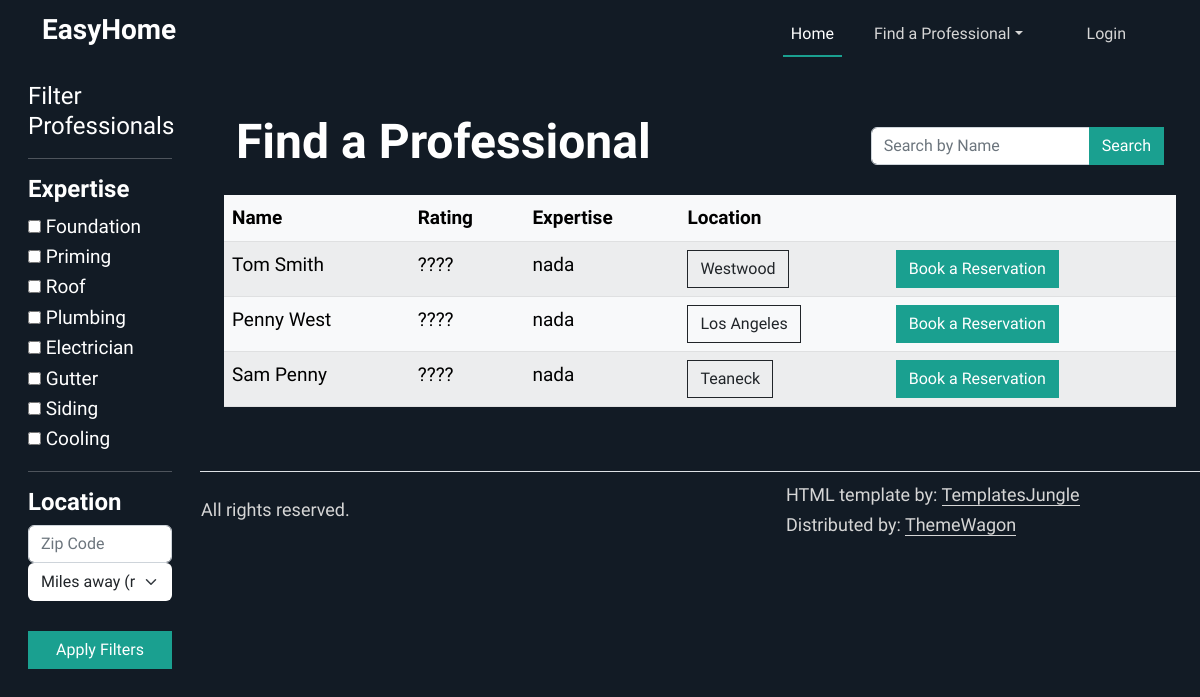
Page /professionals on the earlier database version.
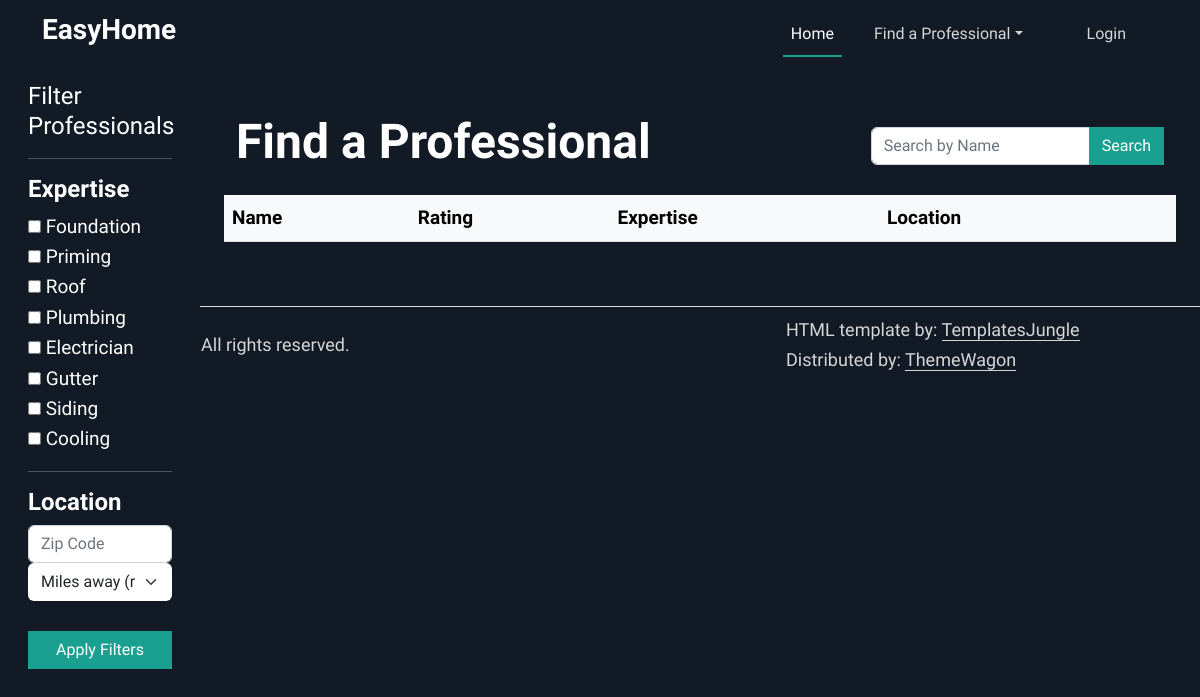
Same page on the later database version.
### tables this page shows
CREATE TABLE users (
                id INTEGER PRIMARY KEY AUTOINCREMENT,
                first_name VARCHAR2(25) NOT NULL,
                middle_name VARCHAR2(15),
                last_name VARCHAR2(25) NOT NULL,
                gender CHAR(1) CHECK (gender IN ('M','F','O')) NOT NULL,
                phone_number VARCHAR2(12) NOT NULL,
                email VARCHAR2(50) NOT NULL,
                password VARCHAR2(50) NOT NULL,
                street_number VARCHAR2(10),
                street_name VARCHAR2(35),
                town VARCHAR2(30),
                state CHAR(2),
                zip_code NUMBER(5),
                user_type VARCHAR2(20) CHECK (user_type IN ('customer','professional')) DEFAULT 'customer'
            );

### app.py (the view, shortened to what this page needs)
@app.route('/professionals', methods=["GET", "POST"])
def professionals():
    list = get_all_users()
    user_zip = ""
    if current_user.is_authenticated:
        user_zip = get_user_by_id(current_user.id).zip_code
    return render_template("professionals.html", professionals=list, user_zip=user_zip)

### app.py (called while the page is built)
def get_all_users():
    try:
        conn = sqlite3.connect('database.db')
        conn.row_factory = sqlite3.Row
        c = conn.cursor()
        c.execute("SELECT * FROM users")
        users = [dict(row) for row in c.fetchall()]
        return users
    except sqlite3.Error as e:
        print(f"Error retrieving users: {e}")
        return []
    finally:
        if conn:
            conn.close()

### templates/professionals.html (shortened to what this page needs)
{%extends "base.html"%}
{%block content%}
<div class="container-fluid">
  <div class="row">
    <div class="col-md-3 col-lg-2 d-md-block bg-dark text-white sidebar vh-100 position-fixed">
      <div class="p-3">
        <a href="/" class="d-flex align-items-center mb-3 mb-md-0 text-white text-decoration-none">
          <span class="fs-4">Filter Professionals</span>
        </a>
        <hr>
        <form method="POST">
          <h4>Expertise</h4>
          <input type="checkbox" id="Foundation" name="expertise" value="Foundation">
          <label for="Foundation">Foundation</label><br>
          <input type="checkbox" id="Priming" name="expertise" value="Priming">
          <label for="Priming">Priming</label><br>
          <input type="checkbox" id="Roof" name="expertise" value="Roof">
          <label for="Roof">Roof</label><br>
          <input type="checkbox" id="Plumbing" name="expertise" value="Plumbing">
          <label for="Plumbing">Plumbing</label><br>
          <input type="checkbox" id="Electrician" name="expertise" value="Electrician">
          <label for="Electrician">Electrician</label><br>
          <input type="checkbox" id="Gutter" name="expertise" value="Gutter">
          <label for="Gutter">Gutter</label><br>
          <input type="checkbox" id="Siding" name="expertise" value="Siding">
          <label for="Siding">Siding</label><br>
          <input type="checkbox" id="Cooling" name="expertise" value="Cooling">
          <label for="Cooling">Cooling</label><br>
          <hr>
          <h4>Location</h4>
          <div class="input-group rounded">
            <input type="search" class="form-control rounded" placeholder="Zip Code" aria-label="Search"
              aria-describedby="search-addon" name="zip_code" />
          </div>
          <select class="form-select" aria-label="Miles away" name="distance">
            <option selected value="0">Miles away (range)</option>
          </select>
          <br>
          <button type="submit" class="btn btn-primary w-100" name="filters">Apply Filters</button>
        </form>
      </div>
    </div>
    <main class="col-md-9 ms-sm-auto col-lg-10 px-md-4 offset-md-3">
        <section id="feature">
          <div class="container py-5">
            <div class="row align-items-center mb-3">
              <div class="col-md-8">
                <h2>Find a Professional</h2>
              </div>
              <div class="col-md-4">
                <form method="POST">
                  <div class="input-group">
                    <input type="search" class="form-control" placeholder="Search by Name" name="search" />
                    <button type="submit" class="btn btn-primary" name="name">Search</button>
                  </div>
                </form>
              </div>
            </div>
          <div class="row">
            <table class="table table-striped table-light">
              <thead>
                <tr>
                  <th scope="col">Name</th>
                  <th scope="col">Rating</th>
                  <th scope="col">Expertise</th>
                  <th scope="col">Location</th>
                  <th scope="col"></th>
                </tr>
              </thead>
              <tbody>
                {%for prof in professionals%}
                <tr>
                  <td>{{prof.first_name}} {{prof.last_name}}</td>
                  <td>????</td>
                  <td>nada</td>
                  <td><button type="button" class="btn btn-outline-dark" data-bs-toggle="modal"
                      data-bs-target="#exampleModal{{ loop.index }}">
                      {{prof.town}}
                    </button>
                  </td>
                  <td><a href="/createReservation/{{prof.id}}" class="btn btn-primary" role="button">Book a Reservation</a></td>
                </tr>
                {%endfor%}
              </tbody>
            </table>
          </div>
        </div>
      </section>
    </main>
  </div>
</div>
{%endblock%}

### templates/base.html (shortened to what this page needs)
<!doctype html>
<html lang="en">
<head>
  <link rel="stylesheet" type="text/css" href="{{ url_for('static', filename='assets/css/vendor.css') }}">
  <link rel="stylesheet" href="https://cdn.jsdelivr.net/npm/swiper@9/swiper-bundle.min.css" />
  <link rel="stylesheet" href="https://cdn.jsdelivr.net/npm/bootstrap-icons@1.5.0/font/bootstrap-icons.css">
  <link href="https://cdn.jsdelivr.net/npm/bootstrap@5.2.3/dist/css/bootstrap.min.css" rel="stylesheet"
>
    <link rel="stylesheet" href="{{ url_for('static', filename='assets/css/style.css') }}">
</head>
<body data-bs-spy="scroll" data-bs-target="#navbar-example2" tabindex="0">
  <header id="nav" class="site-header position-fixed text-white bg-dark">
    <nav id="navbar-example2" class="navbar navbar-expand-lg py-2">
      <div class="container ">
        <a class="navbar-brand" href="/"><h3>EasyHome</h3></a>
        <div class="offcanvas offcanvas-end" tabindex="-1" id="offcanvasNavbar2"
          aria-labelledby="offcanvasNavbar2Label">
          <div class="offcanvas-body">
            <ul class="navbar-nav align-items-center justify-content-end align-items-center flex-grow-1 ">
              <li class="nav-item">
                <a class="nav-link active me-md-4" href="/">Home</a>
              </li>
              <li class="nav-item dropdown ">
                <a class="nav-link me-md-4 text-center dropdown-toggle" data-bs-toggle="dropdown" href="#" role="button"
                  aria-expanded="false">Find a Professional</a>
              </li>
                {%if current_user.first_name != null%}
                <li class="nav-item dropdown ">
                  <a class="nav-link me-md-4 text-center dropdown-toggle" data-bs-toggle="dropdown" href="#" role="button"
                    aria-expanded="false">Profile</a>
                  <ul class="dropdown-menu dropdown-menu-dark">
                    <li><a href="/manageReservations" class="dropdown-item">Manage Reservations</a></li>
                    <li><hr></li>
                    <li><a href="/logout" class="dropdown-item">Log Out </a></li>
                  </ul>
                </li>
                {%else%}
                <li class="nav-item">
                  <a class="nav-link mx-md-4" href="/login">Login</a>
                </li>
                {%endif%}
            </ul>
          </div>
        </div>
      </div>
    </nav>
  </header>
  {%block content%}
  {%endblock%}
    <footer class="d-flex flex-wrap justify-content-between align-items-center border-top"></footer>
    <div class="container">
      <footer class="d-flex flex-wrap justify-content-between align-items-center py-2 ">
        <div class="col-md-8 d-flex align-items-center">
          <p>© 2024 EasyHome. All rights reserved.</p>
        </div>
        <div class="col-md-4 d-flex align-items-center">
          <p>HTML template by: <a rel="noopener" href="https://templatesjungle.com/" class="link-primary"
              target="_blank">TemplatesJungle</a> <br> Distributed by: <a rel="noopener" href="https://themewagon.com" class="link-primary"
              target="_blank">ThemeWagon</a></p>
        </div>
      </footer>
    </div>
</body>
</html>

### static/assets/css/style.css (style rules this page uses)
:root { --accent-color: #1AA090; --dark-color: #121B25; --grey-color: #83898F; --body-text-color: #FFFFFF; --light-text-color: #D6D6D6; --link-color: #092035; }
body { padding-top: 65px; font-family: 'Work Sans', sans-serif; font-weight: 400; font-size: 19px; line-height: 1.6em; color: var(--body-text-color); background-color: var(--dark-color); }
h1, .h1, h2, .h2, h3, .h3, h4, .h4, h5, .h5, h6, .h6 { font-family: 'Work Sans', sans-serif; font-weight: 600; color: var(--body-text-color); }
h2, .h2 { font-size: 48px; }
ul { padding: 0; }
p { font-family: 'Work Sans', sans-serif; color: var(--light-text-color); font-size: 18px; }
a { color: var(--light-text-color); text-decoration: none; transition: all 0.3s ease-out; }
.btn { --bs-btn-border-radius: 0 rem; }
.btn-primary { --bs-btn-color: #fff; --bs-btn-bg: var(--accent-color); --bs-btn-border-color: var(--accent-color); --bs-btn-hover-color: #fff; --bs-btn-hover-bg: var(--accent-color); --bs-btn-hover-border-color: var(--accent-color); --bs-btn-active-color: #fff; --bs-btn-active-bg: var(--accent-color); --bs-btn-active-border-color: var(--accent-color); --bs-btn-disabled-color: #fff; --bs-btn-disabled-bg: var(--accent-color); --bs-btn-disabled-border-color: var(--accent-color); }
.text-white .nav-link.active, .text-white .nav-link:focus, .text-white .nav-link:hover { color: var(----body-text-color); }
.nav-link.active, .nav-link:focus, .nav-link:hover { color: var(----body-text-color); }
.nav-link { color: var(--light-text-color); font-size: 16px; position: relative; }
.nav-link:not(.dropdown-toggle):after { content: ''; position: absolute; left: 0; bottom: 0; width: 0; background: var(--accent-color); border-bottom: 2px solid var(--accent-color); transition: width 0.3s ease-out; }
.nav-link.active:after { width: 100%; }
.bg-dark { background-color: var(--dark-color) !important; }
.site-header { position: fixed; top: 0; width: 100%; z-index: 99999; transition: background 0.3s ease-out; }
a.navbar-brand { color: var(--body-text-color); }
a.nav-link.dropdown-toggle { color: #D6D6D6; font-size: 16px; }
.form-select { border: 1px solid transparent; border-radius: none; }
.link-primary { color: var(--light-text-color) !important; border-bottom: 1px solid var(--light-text-color); }

Differences in the rows shown:
removed users: first_name "Tom", last_name "Smith", town "Westwood"
removed users: first_name "Penny", last_name "West", town "Los Angeles"
removed users: first_name "Sam", last_name "Penny", town "Teaneck"
